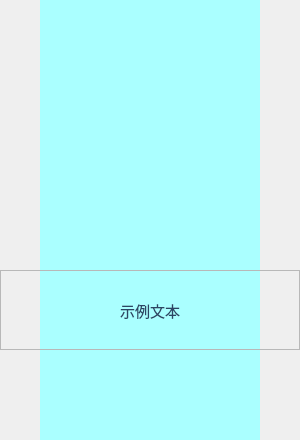
<?xml version="1.0" encoding="UTF-8"?>
<ui version="4.0">
 <class>MainWidgetClass</class>
 <widget class="QWidget" name="MainWidgetClass">
  <property name="geometry">
   <rect>
    <x>0</x>
    <y>0</y>
    <width>300</width>
    <height>440</height>
   </rect>
  </property>
  <property name="windowTitle">
   <string>MainWidget</string>
  </property>
  <widget class="QtSpineManager" name="qtSpineManagerWidget" native="true">
   <property name="geometry">
    <rect>
     <x>40</x>
     <y>0</y>
     <width>220</width>
     <height>440</height>
    </rect>
   </property>
   <property name="styleSheet">
    <string notr="true">background-color: rgb(170, 255, 255);</string>
   </property>
  </widget>
  <widget class="QFrame" name="aronaOutputTextBox">
   <property name="geometry">
    <rect>
     <x>0</x>
     <y>270</y>
     <width>300</width>
     <height>80</height>
    </rect>
   </property>
   <property name="styleSheet">
    <string notr="true"/>
   </property>
   <property name="frameShape">
    <enum>QFrame::StyledPanel</enum>
   </property>
   <property name="frameShadow">
    <enum>QFrame::Raised</enum>
   </property>
   <widget class="QLabel" name="aronaOutputText">
    <property name="geometry">
     <rect>
      <x>10</x>
      <y>10</y>
      <width>280</width>
      <height>60</height>
     </rect>
    </property>
    <property name="font">
     <font>
      <family>微软雅黑</family>
      <pointsize>11</pointsize>
     </font>
    </property>
    <property name="styleSheet">
     <string notr="true">color: rgb(44, 69, 99);</string>
    </property>
    <property name="text">
     <string>示例文本</string>
    </property>
    <property name="alignment">
     <set>Qt::AlignCenter</set>
    </property>
    <property name="wordWrap">
     <bool>true</bool>
    </property>
   </widget>
  </widget>
 </widget>
 <layoutdefault spacing="6" margin="11"/>
 <customwidgets>
  <customwidget>
   <class>QtSpineManager</class>
   <extends>QWidget</extends>
   <header>spine/QtSpineManager.h</header>
   <container>1</container>
  </customwidget>
 </customwidgets>
 <resources>
  <include location="MainWidget.qrc"/>
 </resources>
 <connections/>
</ui>
